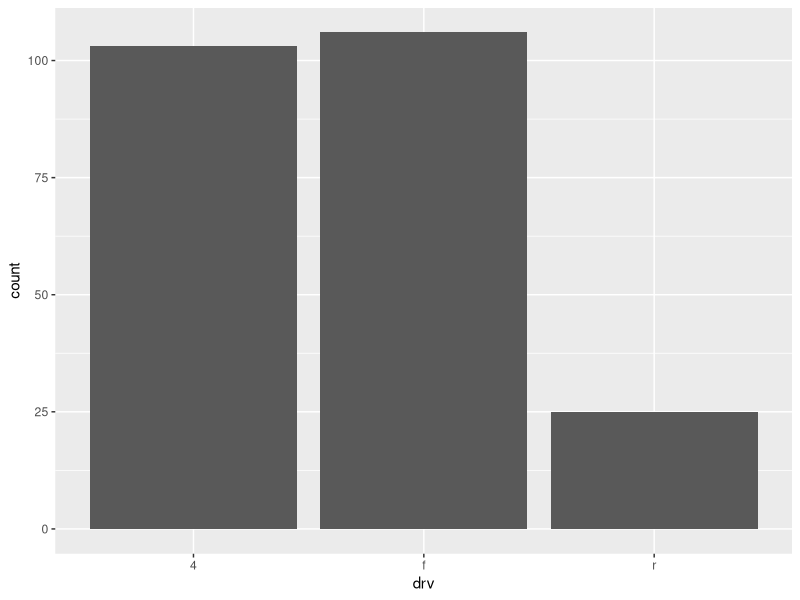
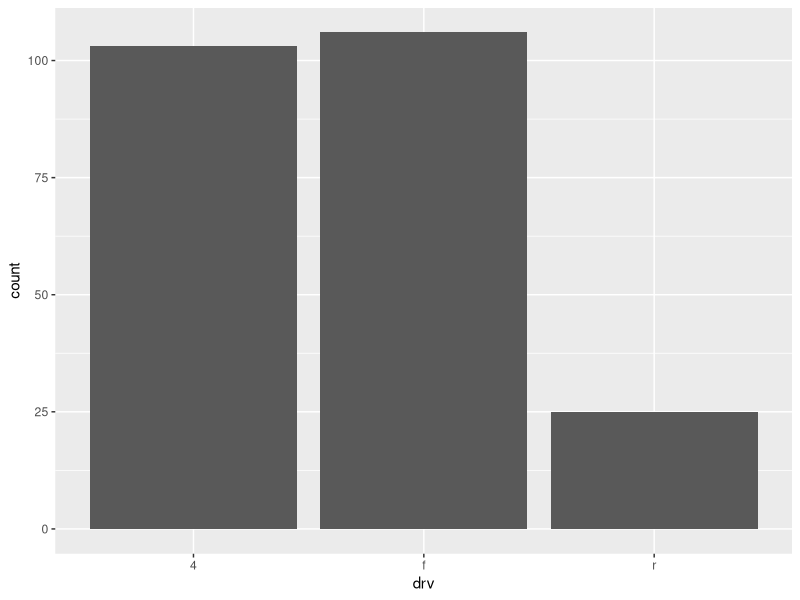
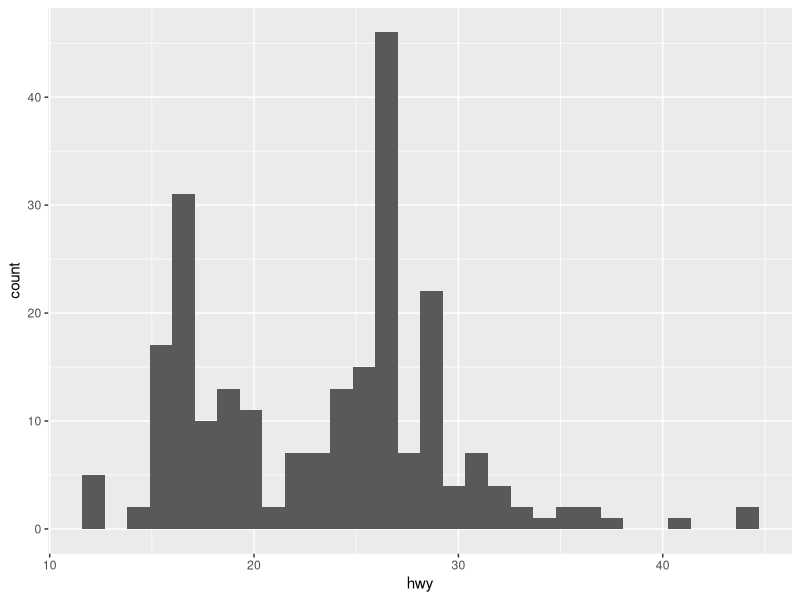
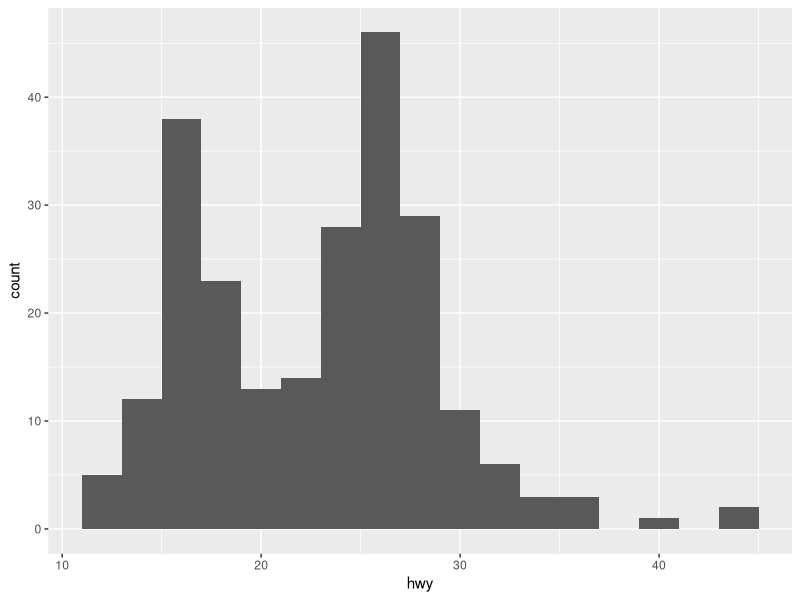
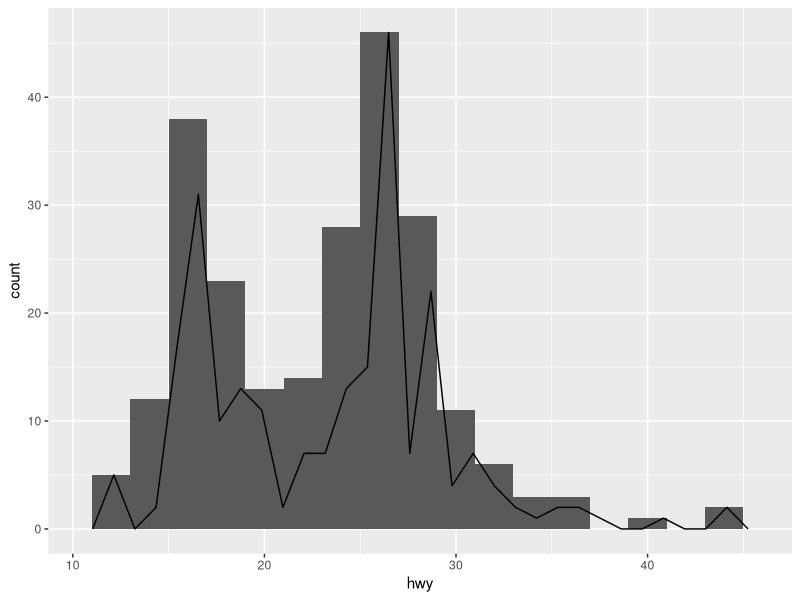
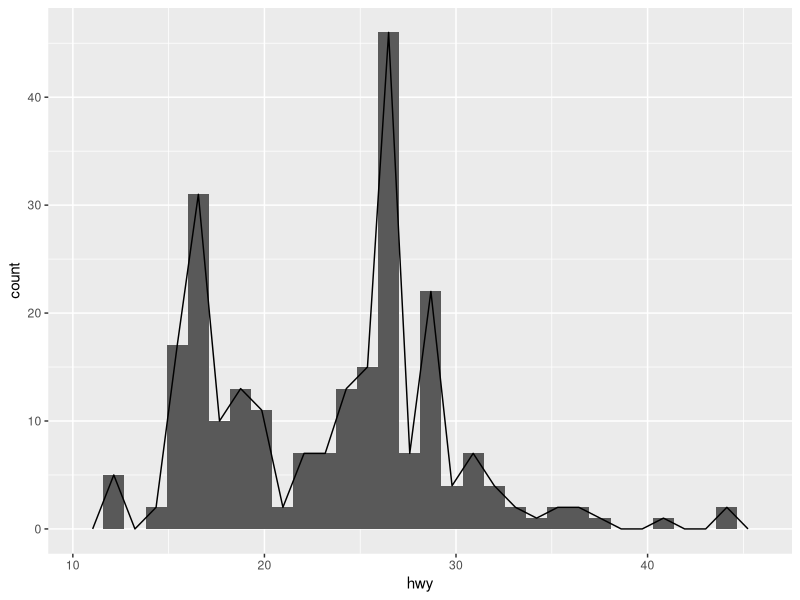
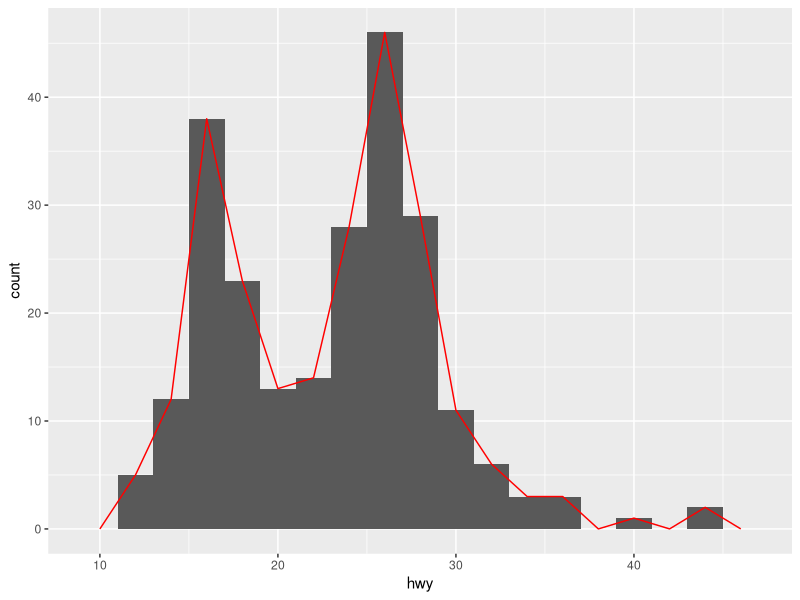
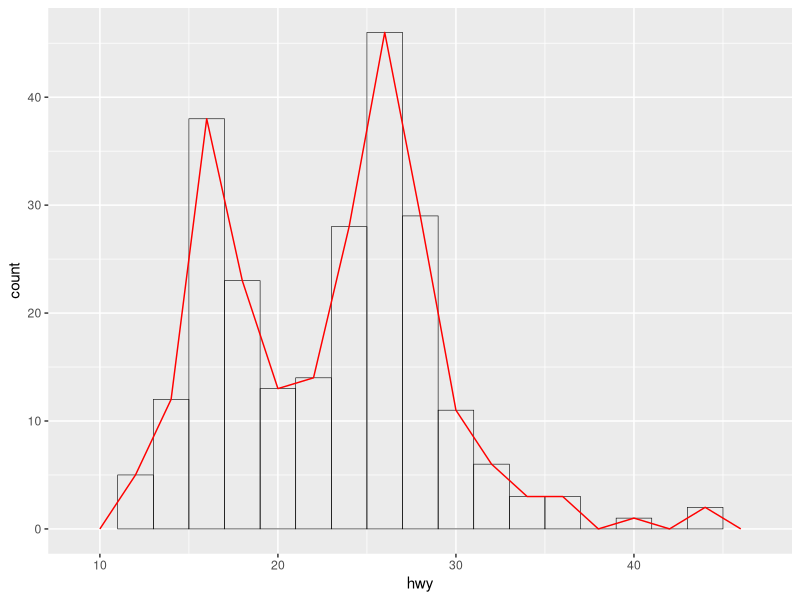

R code for these plots, in order:
## ---- chunk 1
knitr::opts_chunk$set(echo = TRUE)
library(tidyverse)
## ---- chunk 2
ggplot(mpg) +
  geom_bar(aes(x = drv))
## ---- chunk 3
ggplot(mpg) +
  geom_bar(aes(x = drv, y = ..count..))
## ---- chunk 4
ggplot(mpg) +
  geom_histogram(aes(hwy))
## ---- chunk 5
ggplot(mpg) +
  geom_histogram(aes(hwy), binwidth = 2)
## ---- chunk 6
ggplot(mpg, aes(hwy)) +
  geom_histogram(binwidth = 2) +
  geom_freqpoly()
## ---- chunk 7
ggplot(mpg, aes(hwy), binwidth = 2) +
  geom_histogram() +
  geom_freqpoly()
## ---- chunk 8
ggplot(mpg, aes(hwy)) +
  geom_histogram(binwidth = 2) +
  geom_freqpoly(binwidth = 2, color = "red")
## ---- chunk 9
ggplot(mpg, aes(hwy)) +
  geom_histogram(binwidth = 2, fill = NA, color = "black", size = 0.2) +
  geom_freqpoly(binwidth = 2, color = "red")
## ---- chunk 10
ggplot(mpg, aes(hwy, color = drv)) +
  geom_histogram(fill = NA, color = "black", size = 0.2, binwidth = 2) +
  geom_freqpoly(color = "red", binwidth = 2)
## ---- chunk 11
ggplot(mpg) +
  geom_histogram(
    aes(hwy, color = drv),
    binwidth = 2,
    fill = NA,
    color = "black",
    size = 0.2
  )
## ---- chunk 12
ggplot(mpg) +
  geom_histogram(
    aes(hwy, color = drv, group = drv),
    binwidth = 2,
    size = 0.2,
    fill = NA
  ) +
  geom_freqpoly(
    aes(hwy, color = drv, group = drv),
    binwidth = 2
  )
## ---- chunk 13
ggplot(mpg) +
  geom_histogram(
    aes(hwy, color = drv),
    binwidth = 2,
    size = 0.2,
    fill = NA
  )
## ---- chunk 14
ggplot(mpg) +
  geom_freqpoly(
    aes(hwy, color = drv),
    binwidth = 2
  )
